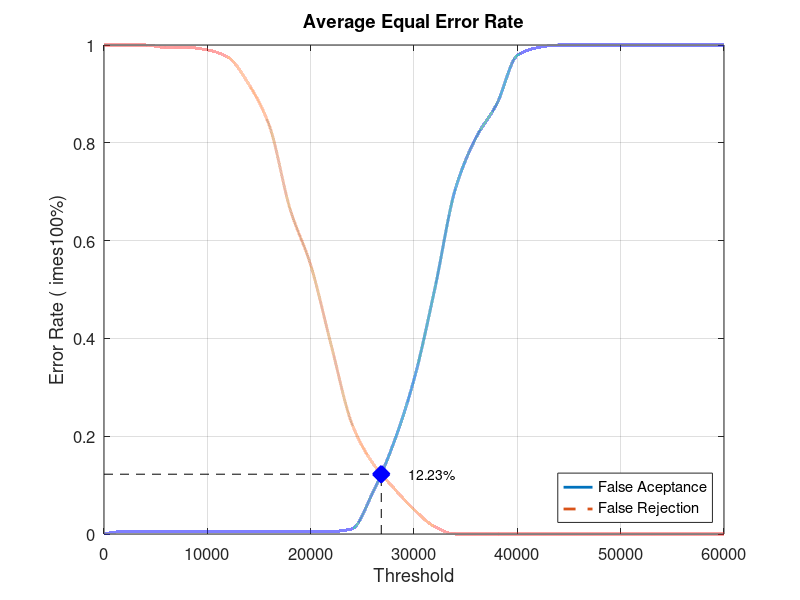
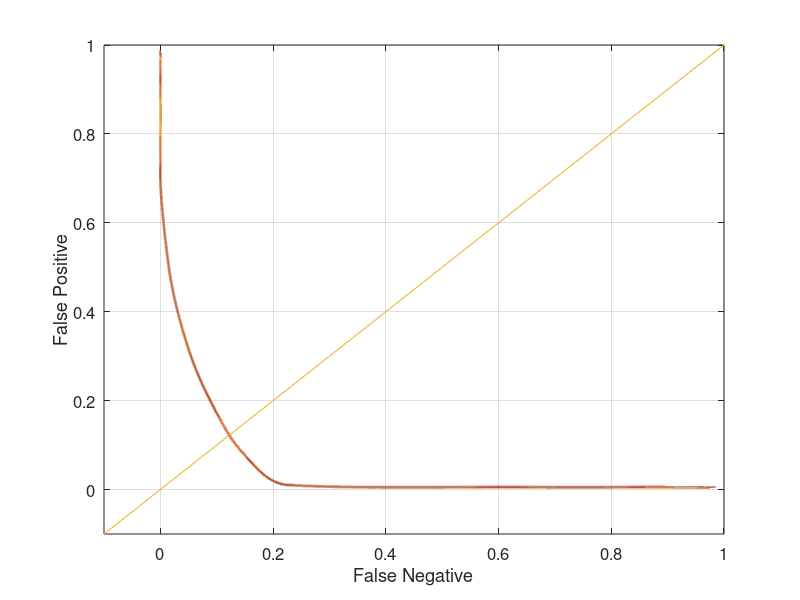

MATLAB code to generate these figures, in order:
close all;
clear;
clc;
x = 0:2000:60000;
xq = 0:0.5:60000;

y0 = [0 0.00526316 0.00526316 0.00526316 0.00526316 0.00526316 0.00526316 0.00526316 0.00526316 0.00526316 0.00526316 0.00526316 0.0105263 0.0842105 0.184211 0.315789 0.5 0.705263 0.810526 0.878947 0.978947 0.994737 1 1 1 1 1 1 1 1 1]
yy0 = interp1(x, y0, xq, 'pchip');
y1 = [1 1 1 0.995 0.995 0.99 0.975 0.92 0.835 0.665 0.55 0.385 0.225 0.145 0.095 0.05 0.015 0 0 0 0 0 0 0 0 0 0 0 0 0 0]
yy1 = interp1(x, y1, xq, 'pchip');

% Calculating EER: 
y2 = abs(y0 - y1);
find(y2 == min(y2))
yy2 = abs(yy0 - yy1);
xEER = find(yy2 == min(yy2));
xEERIndex = xq(xEER) % X-axis EER
yEER = yy0(xEER) % Y-axis EER

main = figure
plot(xq, yy0,'-','LineWidth', 2);	hold on
plot(xq, yy1,'--','LineWidth', 2);	hold on
plot([xEERIndex xEERIndex], [0 yEER], 'k--');	hold on
plot([0 xEERIndex], [yEER yEER], 'k--');	hold on
plot(xEERIndex, yEER, 'bx', 'LineWidth', 10);	hold on
text(xEERIndex + 10 * xEERIndex / 100, yEER, [num2str(round((10000 * yEER)) / 100) '%'])
legend('False Aceptance', 'False Rejection', 'Location', 'SouthEast')
xlabel('Threshold')
ylabel('Error Rate (	imes100%)')
title('Average Equal Error Rate')
set(gca, 'FontSize', 12)
axis([0 60000 0 1])
grid on

print(main, 'Database1_4Main', '-dpng');
FNRxFPR = figure('Color', [1 1 1]);
plot(yy1, yy0, '-', yy1, yy0, 'LineWidth', 2);
hold on
y = -0.1:0.1:1
plot(y, y); 
set(gca, 'FontSize', 12)
xlabel('False Negative')
ylabel('False Positive')
axis([-0.1 1 -0.1 1])
set(gca, 'FontSize', 12)
grid on

print(FNRxFPR, 'Database1_4FNRxFPR','-dpng');
